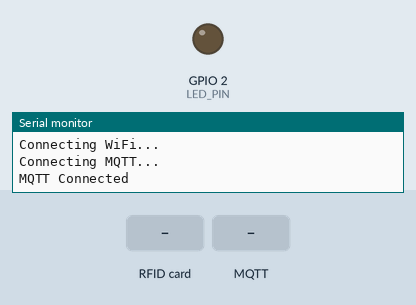
The sketch below on a simulated ESP32. Parts: output pins drawn as LEDs (lit = HIGH), the last lines printed to the serial monitor. Inputs (shaded band) come from the test bench. WiFi joins after 1.5 s; servers stay silent unless stated; no MQTT or app messages arrive unless stated.

Above: at 1.2 s.
1.3 s: RFID card 5C B8 3B 05 held to the reader
At 2.7 s:
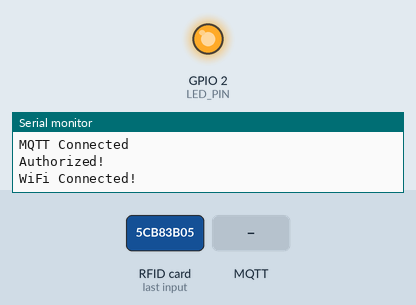
5.8 s: MQTT message "esp32/ota" arrives on the first subscribed topic
7.6 s: RFID card 5E 7A 19 C4 held to the reader
9.1 s: MQTT message "ON" arrives on the first subscribed topic
12.6 s: MQTT message "1" arrives on the first subscribed topic
Timing chart, 0 to 15.6 s (numbered marks = the images above; inputs shaded):
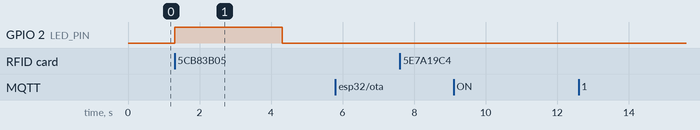

The sketch:

ESP32-FreeRTOS-MQTT.ino
```cpp
#include <WiFi.h>
#include <PubSubClient.h>
#include <ArduinoOTA.h>
#include <SPI.h>
#include <MFRC522.h>

#define SS_PIN 5
#define RST_PIN 22
#define LED_PIN 2

const char* ssid = "*****";
const char* password = "*****";
const char* mqtt_server = "*****";

WiFiClient espClient;
PubSubClient client(espClient);

MFRC522 rfid(SS_PIN, RST_PIN);

byte allowedUID[4] = {0x5C, 0xB8, 0x3B, 0x05};

TaskHandle_t wifiTaskHandle = NULL;
TaskHandle_t mqttTaskHandle = NULL;
TaskHandle_t rfidTaskHandle = NULL;
TaskHandle_t otaTaskHandle = NULL;

SemaphoreHandle_t serialMutex;


void safePrint(String msg) {
  xSemaphoreTake(serialMutex, portMAX_DELAY);

  Serial.println(msg);

  xSemaphoreGive(serialMutex);
}

void OTATask(void* pvParameters) {
  safePrint("OTA Task Started.");

  ArduinoOTA.setHostname("ESP32-RTOS");

  ArduinoOTA.setPassword("1234");

  ArduinoOTA.onStart([]() {
    safePrint("OTA Update Started.");
  });

  ArduinoOTA.onEnd([]() {
    safePrint("OTA Complete. Rebooting...");
  });

  ArduinoOTA.onError([](ota_error_t error) {
      Serial.printf("OTA Error [%u]\n", error);
    });

  ArduinoOTA.begin();
  safePrint("Waiting for OTA upload...");

  while (true) {
    ArduinoOTA.handle();

    vTaskDelay(pdMS_TO_TICKS(10));
  }
}

void callback(char* topic, byte* payload, unsigned int length) {
  String message;

  for (int i = 0; i < length; i++) {
    message += (char)payload[i];
  }

  String topicName = String(topic);

  safePrint("Topic: " + topicName + " | Message: " + message);

  if (topicName == "esp32/ota") {
    if (message == "ON") {
      if (otaTaskHandle == NULL) {
        safePrint("Creating OTA Task...");

        xTaskCreatePinnedToCore(OTATask, "OTA", 8192, NULL, 5, &otaTaskHandle, 0);
      }
      else {
        safePrint("OTA Task already exists.");
      }
    }
  }
}

void WiFiTask(void *pvParameters) {
  while (true) {
    if (WiFi.status() != WL_CONNECTED) {
      safePrint("Connecting WiFi...");

      WiFi.begin(ssid, password);

      while (WiFi.status() != WL_CONNECTED) {
        vTaskDelay(pdMS_TO_TICKS(1000));
      }
      safePrint("WiFi Connected!");
    }
    vTaskDelay(pdMS_TO_TICKS(5000));
  }
}

void MQTTTask(void *pvParameters) {
  client.setServer(mqtt_server, 1883);

  client.setCallback(callback);

  while (true) {
    if (!client.connected()) {
      safePrint("Connecting MQTT...");

      while (!client.connected()) {
        client.connect("ESP32");

        vTaskDelay(pdMS_TO_TICKS(1000));
      }
      safePrint("MQTT Connected");

      client.subscribe("esp32/ota");
    }
    client.loop();

    client.publish("esp32/heartbeat", "Alive");

    vTaskDelay(pdMS_TO_TICKS(5000));
  }
}

void RFIDTask(void *pvParameters) {
  while (true) {
    if (!rfid.PICC_IsNewCardPresent()) {
      vTaskDelay(pdMS_TO_TICKS(100));
      continue;
    }

    if (!rfid.PICC_ReadCardSerial()) {
      continue;
    }

    bool match = true;

    for (int i = 0; i < 4; i++) {
      if (rfid.uid.uidByte[i] != allowedUID[i]) {
        match = false;
      }
    }

    if (match) {
      safePrint("Authorized!");

      digitalWrite(LED_PIN, HIGH);

      vTaskDelay(pdMS_TO_TICKS(3000));

      digitalWrite(LED_PIN, LOW);
    }
    else {
      safePrint("Access Denied");
    }

    rfid.PICC_HaltA();

    vTaskDelay(pdMS_TO_TICKS(100));
  }
}

void setup() {
  Serial.begin(115200);

  pinMode(LED_PIN, OUTPUT);

  SPI.begin();

  rfid.PCD_Init();

  serialMutex = xSemaphoreCreateMutex();

  xTaskCreatePinnedToCore(WiFiTask, "WiFi", 4096, NULL, 2, &wifiTaskHandle, 1);

  xTaskCreatePinnedToCore(MQTTTask, "MQTT", 4096, NULL, 1, &mqttTaskHandle, 1);

  xTaskCreatePinnedToCore(RFIDTask, "RFID", 4096, NULL, 2, &rfidTaskHandle, 0);

  safePrint("System Started.");
}

void loop() {
  vTaskDelete(NULL);
}
```

Measured:
- after the input at 1.3 s, GPIO 2 (LED_PIN): LOW → HIGH at once, → LOW 3.0 s later
